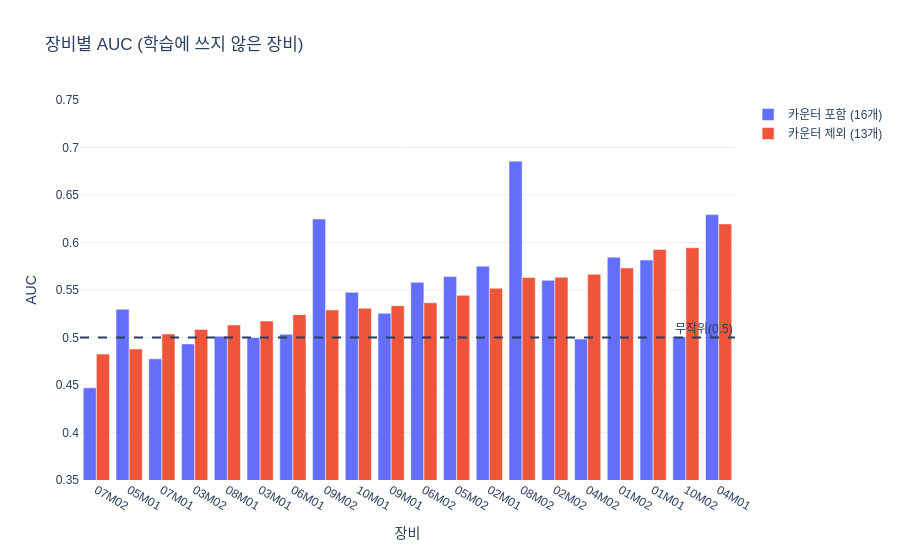

Notebook code cell kept with this figure:
### Markdown cell above
### 4-2. 장비별 AUC

### Code cell
order = res["카운터 제외 (13개)"][1].sort_values().index
fig = go.Figure()
for name, (_, per_tool) in res.items():
    fig.add_bar(x=list(order), y=[per_tool[t] for t in order], name=name)
fig.add_hline(y=0.5, line_dash="dash", annotation_text="무작위(0.5)")
fig.update_layout(title="장비별 AUC (학습에 쓰지 않은 장비)", xaxis_title="장비", yaxis_title="AUC",
                  barmode="group", yaxis_range=[0.35, 0.75])
show(fig)

### Figure 1 — Plotly figure (JSON) as saved in the notebook; plotly's stock layout.template omitted (floating-point values rounded to 4 significant figures)
{"data": [{"name": "카운터 포함 (16개)", "type": "bar", "x": ["07M02", "05M01", "07M01", "03M02", "08M01", "03M01", "06M01", "09M02", "10M01", "09M01", "06M02", "05M02", "02M01", "08M02", "02M02", "04M02", "01M02", "01M01", "10M02", "04M01"], "y": [0.4471, 0.5297, 0.4775, 0.4932, 0.5013, 0.5, 0.5034, 0.6247, 0.5476, 0.5255, 0.5581, 0.5641, 0.5751, 0.6856, 0.5602, 0.4984, 0.5845, 0.5815, 0.5009, 0.6294]}, {"name": "카운터 제외 (13개)", "type": "bar", "x": ["07M02", "05M01", "07M01", "03M02", "08M01", "03M01", "06M01", "09M02", "10M01", "09M01", "06M02", "05M02", "02M01", "08M02", "02M02", "04M02", "01M02", "01M01", "10M02", "04M01"], "y": [0.4826, 0.488, 0.5037, 0.5084, 0.5131, 0.5173, 0.524, 0.5291, 0.5308, 0.5334, 0.5366, 0.5444, 0.5518, 0.5632, 0.5634, 0.5666, 0.5732, 0.5927, 0.5946, 0.6196]}], "layout": {"annotations": [{"showarrow": false, "text": "무작위(0.5)", "x": 1, "xanchor": "right", "xref": "x domain", "y": 0.5, "yanchor": "bottom", "yref": "y"}], "barmode": "group", "font": {"family": "Malgun Gothic, sans-serif"}, "shapes": [{"line": {"dash": "dash"}, "type": "line", "x0": 0, "x1": 1, "xref": "x domain", "y0": 0.5, "y1": 0.5, "yref": "y"}], "title": {"text": "장비별 AUC (학습에 쓰지 않은 장비)"}, "xaxis": {"title": {"text": "장비"}}, "yaxis": {"range": [0.35, 0.75], "title": {"text": "AUC"}}}}
